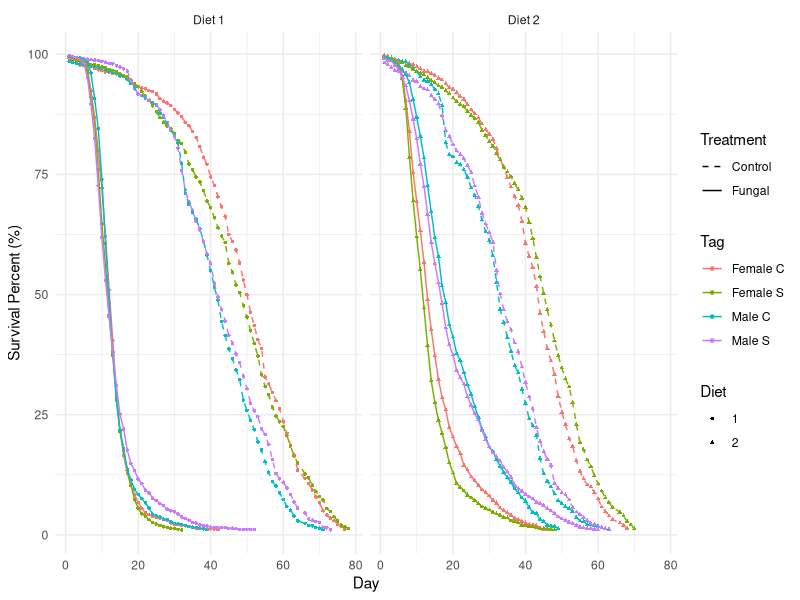
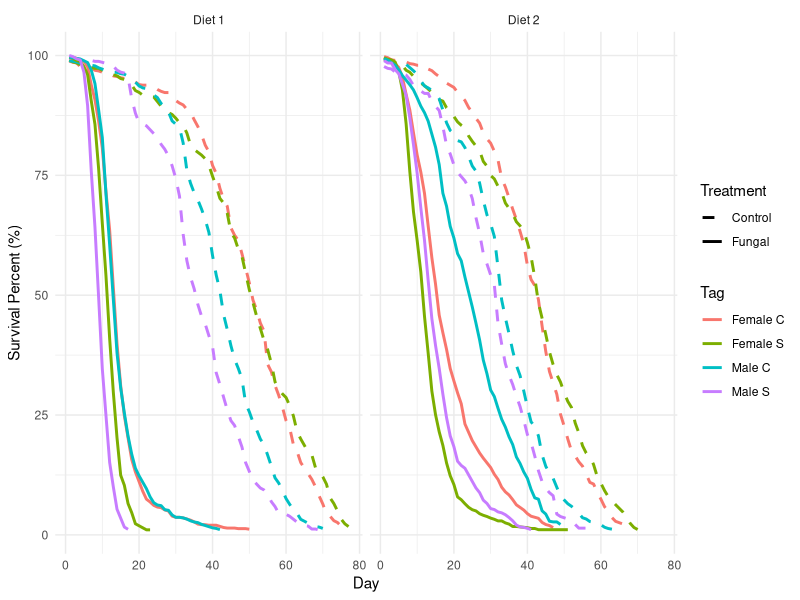
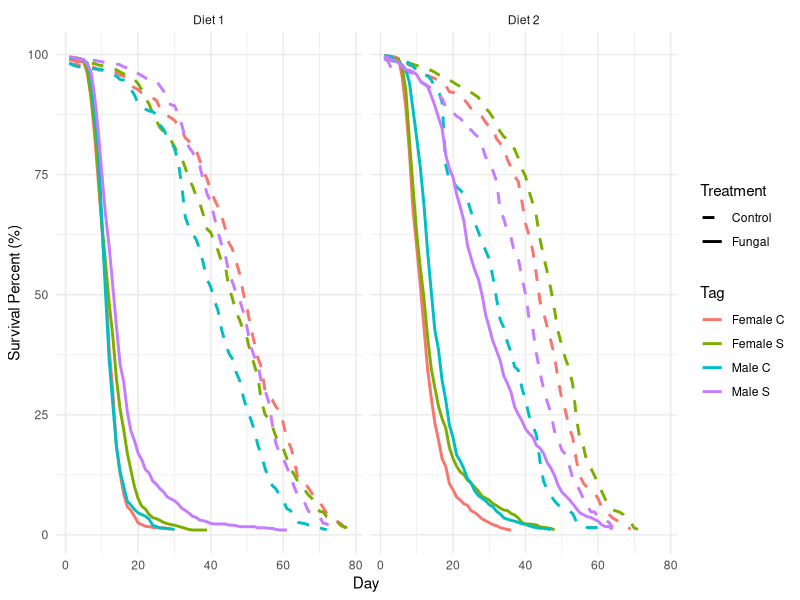

Here is the R script that generated these plots, in order: (Note: this script raises an error after producing the figures.)
## ---- chunk 1
knitr::opts_chunk$set(
	fig.align = "center",
	fig.pos = "H",
	fig.height = 3,
	fig.width = 5,
	message = FALSE,
	warning = FALSE,
	external = TRUE,
	echo = TRUE
)
## ---- chunk 2
library(magrittr)
library(tidyverse)
library(fastDummies)

library(survival)
library(survminer)

setwd("/Users/hanyin/Dropbox (CSU Fullerton)/Research Project/Flies/Robert -- statistical analysis/DISH")

cols_to_factor = c("Generation","Population","Population Replicate",
                   "Treatment","Sex","Diet","Treatment Replicate")
gen125 = readxl::read_excel("data/Gen 125 DISH Data.xlsx", sheet=2) %>% 
  mutate_at(cols_to_factor, funs(factor(.)))

df = gen125[ rep(c(1:nrow(gen125)), gen125$Deaths), ] %>% mutate(Death=1) %>% data.frame() %>%
  select(-c(Date))
## ---- chunk 3
goal = gen125 %>% 
  group_by(Generation,Population,Treatment,Diet,Sex,Day) %>% summarise(Deaths = sum(Deaths)) %>%
  group_by(Generation,Population,Treatment,Diet,Sex) %>% mutate(Deaths = cumsum(Deaths), Initial=max(Deaths)) %>% 
  ungroup() %>% 
  mutate(Surv_per = 1-Deaths/Initial,
         Sex = ifelse(Sex=="F","Female","Male"),
         Treatment = ifelse(Treatment==0,"Control","Fungal"), 
         Tag = paste(Sex,Population)) %>%
  filter(Surv_per >= 1/100) %>%
  ggplot(aes(x=Day, y=Surv_per*100, linetype=Treatment, shape=Diet, color=Tag)) +
  geom_point(size=0.9) +
  geom_line(size=0.5) +
  scale_linetype_manual(values=c("Control"="dashed","Fungal"="solid")) +
  guides(linetype = guide_legend(order = 1), color = guide_legend(order = 2)) + 
  labs(y="Survival Percent (%)") +
  theme_minimal()

goal + facet_wrap(~Diet, labeller=as_labeller(c("1"="Diet 1","2"="Diet 2")))
## ---- chunk 4
gen125 %>% filter(`Population Replicate`==1) %>%
  group_by(Generation,Population,Treatment,Diet,Sex,Day) %>% summarise(Deaths = sum(Deaths)) %>%
  group_by(Generation,Population,Treatment,Diet,Sex) %>% mutate(Deaths = cumsum(Deaths), Initial=max(Deaths)) %>% 
  ungroup() %>% 
  mutate(Surv_per = 1-Deaths/Initial,
         Sex = ifelse(Sex=="F","Female","Male"),
         Treatment = ifelse(Treatment==0,"Control","Fungal"), 
         Tag = paste(Sex,Population)) %>%
  filter(Surv_per >= 1/100) %>%
  ggplot(aes(x=Day, y=Surv_per*100, linetype=Treatment, color=Tag)) +
  geom_line(size=1) +
  scale_linetype_manual(values=c("Control"="dashed","Fungal"="solid")) +
  guides(linetype = guide_legend(order = 1), color = guide_legend(order = 2)) + 
  facet_wrap(~Diet, labeller=as_labeller(c("1"="Diet 1","2"="Diet 2"))) +
  labs(y="Survival Percent (%)") +
  theme_minimal()
## ---- chunk 5
gen125 %>% filter(`Population Replicate`==2) %>%
  group_by(Generation,Population,Treatment,Diet,Sex,Day) %>% summarise(Deaths = sum(Deaths)) %>%
  group_by(Generation,Population,Treatment,Diet,Sex) %>% mutate(Deaths = cumsum(Deaths), Initial=max(Deaths)) %>% 
  ungroup() %>% 
  mutate(Surv_per = 1-Deaths/Initial,
         Sex = ifelse(Sex=="F","Female","Male"),
         Treatment = ifelse(Treatment==0,"Control","Fungal"), 
         Tag = paste(Sex,Population)) %>%
  filter(Surv_per >= 1/100) %>%
  ggplot(aes(x=Day, y=Surv_per*100, linetype=Treatment, color=Tag)) +
  geom_line(size=1) +
  scale_linetype_manual(values=c("Control"="dashed","Fungal"="solid")) +
  guides(linetype = guide_legend(order = 1), color = guide_legend(order = 2)) + 
  facet_wrap(~Diet, labeller=as_labeller(c("1"="Diet 1","2"="Diet 2"))) +
  labs(y="Survival Percent (%)") +
  theme_minimal()
## ---- chunk 6
fit = survfit(Surv(Day, Death) ~ Population.Replicate, data = df)
ggsurvplot(fit, surv.median.line = "hv", pval = TRUE)
## ---- chunk 7
goal
## ---- chunk 8
mod = coxph(Surv(Day, Death) ~ Treatment + Population + Diet + Sex, data = df)
cox.zph(mod)
## ---- chunk 9
mod = coxph(Surv(Day, Death) ~ strata(Treatment) + Population + Diet + Sex, data = df)
pred = survfit(mod)
plot(pred, lty = 1:2, col = c("red","blue"))
## ---- chunk 10
mod = coxph(Surv(Day, Death) ~ Treatment + strata(Population) + Diet + Sex, data = df)
pred = survfit(mod)
plot(pred, lty = 1:2, col = c("red","blue"))
## ---- chunk 11
mod = coxph(Surv(Day, Death) ~ Treatment + Population + strata(Diet) + Sex, data = df)
pred = survfit(mod)
plot(pred, lty = 1:2, col = c("red","blue"))
## ---- chunk 12
mod = coxph(Surv(Day, Death) ~ Treatment + Population + Diet + strata(Sex), data = df)
pred = survfit(mod)
plot(pred, lty = 1:2, col = c("red","blue"))
## ---- chunk 13
# split the data into intervals
a1 = 8; a2 = 16; a3 = 25; a4 = 38
split_time = c(a1,a2,a3,a4)
df2 = survSplit(df, cut=split_time, end="Day", event="Death", start="Start") %>%
  mutate(Diet = gsub(",", "_", Diet)) %>%
  mutate(gt1 = (Start==0)+0, gt2 = (Start==a1)+0, gt3 = (Start==a2)+0, gt4 = (Start==a3)+0, gt5 = (Start==a4)+0,
         Fungal = (Treatment=="1")+0, PopS = (Population=="S")+0,
         Male = (Sex=="M")+0, D1 = (Diet=="1")+0)

# build time-dependent model
mod = coxph(Surv(Start, Day, Death) ~
              Fungal:gt1 + Fungal:gt2 + Fungal:gt3 + Fungal:gt4 + Fungal:gt5 +
              PopS:gt1 + PopS:gt2 + PopS:gt3 + PopS:gt4 + PopS:gt5 +
              Male:gt1 + Male:gt2 + Male:gt3 + Male:gt4 + Male:gt5 +
              D1:gt1 + D1:gt2 + D1:gt3 + D1:gt4 + D1:gt5 +
              
              Male:D1:gt1 + Male:D1:gt2 + Male:D1:gt3 + Male:D1:gt4 + Male:D1:gt5 +
              Male:D1:Fungal:gt1 + Male:D1:Fungal:gt2 + Male:D1:Fungal:gt3 + 
              Male:D1:Fungal:gt4 + Male:D1:Fungal:gt5 + 
              
              Male:Fungal:gt1 + Male:Fungal:gt2 + Male:Fungal:gt3 + 
              Male:Fungal:gt4 + Male:Fungal:gt5 + 
              
              Male:PopS:gt1 + Male:PopS:gt2 + Male:PopS:gt3 + Male:PopS:gt4 + Male:PopS:gt5 + 
              Male:PopS:Fungal:gt1 + Male:PopS:Fungal:gt2 + Male:PopS:Fungal:gt3 + 
              Male:PopS:Fungal:gt4 + Male:PopS:Fungal:gt5 +
              
              Fungal:Male:PopS:D1:gt1 + Fungal:Male:PopS:D1:gt2 + Fungal:Male:PopS:D1:gt3 + 
              Fungal:Male:PopS:D1:gt4 + Fungal:Male:PopS:D1:gt5,
            df2)

# test assumptions again
# cox.zph(mod)
# summary(mod)
# extractAIC(mod) # 426690.2
## ---- chunk 14

## ---- chunk 15
get_interaction = function(data){
 data %>% 
    mutate(t1_fun=Fungal*gt1, t2_fun=Fungal*gt2, t3_fun=Fungal*gt3, t4_fun=Fungal*gt4, t5_fun=Fungal*gt5,
           t1_s=PopS*gt1, t2_s=PopS*gt2, t3_s=PopS*gt3, t4_s=PopS*gt4, t5_s=PopS*gt5,
           t1_m=Male*gt1, t2_m=Male*gt2, t3_m=Male*gt3, t4_m=Male*gt4, t5_m=Male*gt5, 
           t1_d1=D1*gt1, t2_d1=D1*gt2, t3_d1=D1*gt3, t4_d1=D1*gt4, t5_d1=D1*gt5,
           t1_md1=Male*D1*gt1, t2_md1=Male*D1*gt2, t3_md1=Male*D1*gt3, t4_md1=Male*D1*gt4, t5_md1=Male*D1*gt5,
           t1_fun_m_d1=Fungal*Male*D1*gt1, t2_fun_m_d1=Fungal*Male*D1*gt2, t3_fun_m_d1=Fungal*Male*D1*gt3, 
           t4_fun_m_d1=Fungal*Male*D1*gt4, t5_fun_m_d1=Fungal*Male*D1*gt5, 
           t1_fun_m=Fungal*Male*gt1, t2_fun_m=Fungal*Male*gt2, t3_fun_m=Fungal*Male*gt3, 
           t4_fun_m=Fungal*Male*gt4, t5_fun_m=Fungal*Male*gt5, 
           t1_m_s=Male*PopS*gt1, t2_m_s=Male*PopS*gt2, t3_m_s=Male*PopS*gt3, 
           t4_m_s=Male*PopS*gt4, t5_m_s=Male*PopS*gt5, 
           t1_fun_m_s=Male*PopS*Fungal*gt1, t2_fun_m_s=Male*PopS*Fungal*gt2, t3_fun_m_s=Male*Fungal*PopS*gt3, 
           t4_fun_m_s=Male*PopS*Fungal*gt4, t5_fun_m_s=Male*PopS*Fungal*gt5,
           t1_max_int = Fungal*Male*PopS*D1*gt1, t2_max_int = Fungal*Male*PopS*D1*gt2, t3_max_int = Fungal*Male*PopS*D1*gt3,
           t4_max_int = Fungal*Male*PopS*D1*gt4, t5_max_int = Fungal*Male*PopS*D1*gt5)
}

get_time_data = function(data){
  data = survSplit(data, cut=split_time, end="Day", event="Death", start="Start") %>% 
    mutate(gt1 = (Start==0)+0, gt2 = (Start==a1)+0, gt3 = (Start==a2)+0, gt4 = (Start==a3)+0, gt5 = (Start==a4)+0,
         Fungal = (Treatment=="1")+0, PopS = (Population=="S")+0,
         Male = (Sex=="M")+0, D1 = (Diet=="1")+0) %>% 
    get_interaction()
  return(data)
}

category = ungroup(df) %>% 
  select(Treatment,Population,Sex,Diet) %>% 
  unique() %>% 
  set_rownames(NULL) %>% 
  arrange(Treatment,Population,Sex,Diet) %>% 
  mutate(Fungal = (Treatment=="1")+0, Male = (Sex=="M")+0, D1 = (Diet=="1")+0, PopS = (Population=="S")+0)

time_intervals = data.frame(Start=c(0,a1,a2,a3,a4), Day=c(a1,a2,a3,a4,89), 
                            gt1=c(1,0,0,0,0), gt2=c(0,1,0,0,0), gt3=c(0,0,1,0,0), gt4=c(0,0,0,1,0), gt5=c(0,0,0,0,1),
                            Death=1)

pred_surv = function(data){
  mod = coxph(Surv(Start, Day, Death) ~ 
                t1_fun + t2_fun + t3_fun + t4_fun + t5_fun +
                t1_s + t2_s + t3_s + t4_s + t5_s + 
                t1_m + t2_m + t3_m + t4_m + t5_m + 
                t1_d1 + t2_d1 + t3_d1 + t4_d1 + t5_d1 + 
                t1_md1 + t2_md1 + t3_md1 + t4_md1 + t5_md1 + 
                t1_fun_m_d1 + t2_fun_m_d1 + t3_fun_m_d1 + t4_fun_m_d1 + t5_fun_m_d1 + 
                t1_fun_m + t2_fun_m + t3_fun_m + t4_fun_m + t5_fun_m + 
                t1_m_s + t2_m_s + t3_m_s + t4_m_s + t1_m_s + 
                t1_fun_m_s + t2_fun_m_s + t3_fun_m_s + t4_fun_m_s + t5_fun_m_s + 
                t1_max_int + t2_max_int + t3_max_int + t4_max_int + t5_max_int,
              data = get_time_data(data))
  
  surv = c()
  for (i in 1:nrow(category)){
    test = category[rep(i,nrow(time_intervals)),] %>%
      bind_cols(time_intervals) %>%
      get_interaction()
    
    mod_summary = summary(survfit(mod, newdata = test, individual = TRUE))
    time = mod_summary$time
    est = mod_summary$surv
    
    insert = setdiff(1:89, time)
    time = c(time, insert)
    
    est = c(1, est, rep(NA, length(insert)))
    surv_i = cbind(category[rep(i,90),], est = est, day = c(0,time)) %>% arrange(day)
    surv = rbind(surv, surv_i)
  }
  return(surv)
}

est = pred_surv(df) 

est %>% filter(est>0.01) %>% 
  ggplot(aes(x=day, y=est, linetype=Treatment, shape=Diet, color=paste(Sex, Population))) + 
  geom_point() + 
  geom_line() +
  theme_classic()
## ---- chunk 16
B = 1
bound = 0.95

# function to extract bounds
ci_calculator = function(data){
  ci = data.frame(lower = as.numeric(), upper = as.numeric())
  for (i in 1:(max(data$Day)+1)) {
    ci[i,1] = quantile(data$est[data$Day == (i-1)], (1-bound)/2, na.rm = TRUE)
    ci[i,2] = quantile(data$est[data$Day == (i-1)], (1+bound)/2, na.rm = TRUE)
  }
  return(ci)
}

dff = df %>% mutate(Fungal = (Treatment=="1")+0, Male = (Sex=="M")+0, D1 = (Diet=="1")+0, PopS = (Population=="S")+0)

# repeat B times
dummy = c()
for (i in 1:B){
  dummy_i = c()
  for (j in 1:nrow(category)){
    dummy_ij = merge(dff, category[j,])
    a = nrow(dummy_ij)
    rows_to_take = sample(a, a, replace = TRUE)
    dummy_i = rbind(dummy_i, dummy_ij[rows_to_take,])
    }
  dummy_i = pred_surv(dummy_i)
  dummy = bind_rows(dummy, dummy_i)
}

# get confidence intervals
survs = c()
for (i in 1:nrow(category)){
  ci = merge(dummy, category[i,]) %>% mutate(Day=day) %>% ci_calculator()
  surv = merge(est, category[i,]) %>% arrange(day)
  surv = cbind(surv, ci)
  survs = rbind(survs, surv)
}

# recode labels
df_plot = survs %>% select(-c(Fungal,Male,D1,PopS)) %>% 
  mutate(Treatment = recode(Treatment, "0"="Control", "1"="Fungal"),
         Diet = recode(Diet, "1"="Diet 1", "2"="Diet 2"),
         Sex = recode(Sex, "F"="Female", "M"="Male"),
         tag = paste(Sex, Population))
## ---- chunk 17
goal
## ---- chunk 18
df_plot %>% 
  na.omit() %>% 
  filter(est >= 1/100) %>%
  ggplot(aes(x=day, y=est, ymin=lower, ymax=upper, shape=Diet, color=tag)) +
  geom_point(size=0.9) +
  geom_line(aes(linetype=Treatment), size=0.5) +
  geom_errorbar(alpha=0.3) + 
  scale_linetype_manual(values = c("Control"="dashed","Fungal"="solid")) +
  labs(linetype="", color="", shape="", y="Survival Probabilities") +
  theme_minimal()
## ---- chunk 19
df_plot %>% 
  na.omit() %>% 
  filter(est >= 1/100) %>%
  ggplot(aes(x=day, y=est, ymin=lower, ymax=upper, shape=Diet, color=tag)) +
  geom_point(size=0.9) +
  geom_line(aes(linetype=Treatment), size=0.5) +
  geom_errorbar(alpha=0.7) + 
  scale_linetype_manual(values = c("Control"="dashed","Fungal"="solid")) +
  labs(linetype="", color="", shape="", y="Survival Probabilities", x="Day") +
  theme_minimal() + 
  facet_wrap(~Diet)
